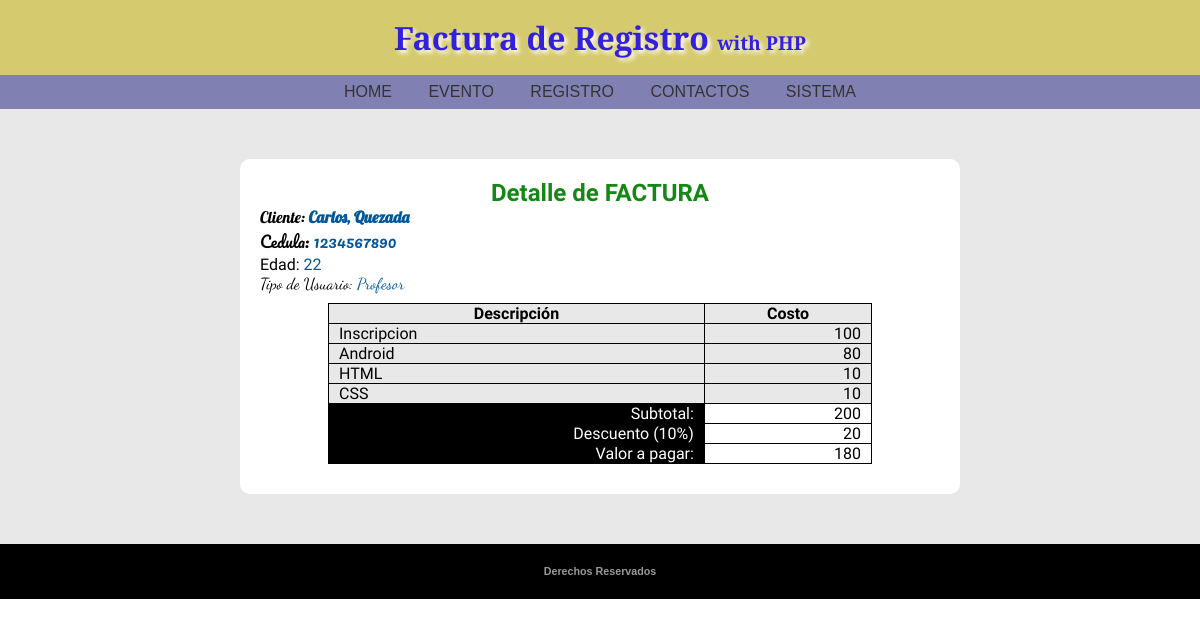
Screenshot of /internas/factura.php?idregistro=9 with the database file from the repository.
### tables this page shows
CREATE TABLE `registros` (
  `id` int(11) NOT NULL,
  `nombres` varchar(100) NOT NULL,
  `apellidos` varchar(100) NOT NULL,
  `direccion` varchar(100) NOT NULL,
  `correo` varchar(100) NOT NULL,
  `cedula` varchar(10) NOT NULL,
  `telefono` varchar(10) NOT NULL,
  `fecha_nacimiento` date NOT NULL,
  `tipo` varchar(1) NOT NULL,
  `curso` varchar(1) NOT NULL,
  `taller` varchar(10) NOT NULL
);

### internas/factura.php (the view, shortened to what this page needs)
<?php
    include("../dll/mysql.php");
    extract($_POST);
    $id = $_GET['idregistro'];
    $nombre="";
    $apellido="";
    $cedula="";
    $edad="";
    $curso="";
    $costo_evento=100;
    $v_curso=80;
    $v_taller=10;
    $desc[0]=0.10;
    $desc[1]=0.20;
    $desc[2]=0.00;
    $valor_curso = 0;
    $valor_taller = 0;
    $usr[0]="Profesor";
    $usr[1]="Estudiante";
    $usr[2]="Externo";
    $tipo=0;
    $sqlregistro = "select * from registros WHERE id = $id";
    $registros = mysqli_query($link, $sqlregistro) or die('error de sql');
    while ($registro = mysqli_fetch_array($registros,MYSQLI_ASSOC)) {
        $nombre = $registro['nombres'];
        $apellido = $registro['apellidos'];
        $cedula = $registro['cedula'];
        $fecha = $registro['fecha_nacimiento'];
        $tiempo = strtotime($fecha);
        $ahora = time();
        $edad = ($ahora-$tiempo)/(60*60*24*365.25);
        $edad = floor($edad);
        switch ($registro['tipo']) {
            case "P":
                $tipo=1;
                break;
        }
        if (isset($registro['curso']) && !empty($registro['curso'])) {
            if ($registro['curso']!= "-"){
                $valor_curso += $v_curso;
                switch ($registro['curso']) {
                    case "A":
                        $curso="Android";
                        break;
                }
            }
        }
        $sqltalleres = "select * from registrotaller rt, talleres t where id_registro = $id and t.id = rt.id_taller";
        $talleres = mysqli_query($link, $sqltalleres) or die('Error SQL consulta tallers');
        $talleres_array = array();
        while ($taller = mysqli_fetch_array($talleres,MYSQLI_ASSOC)) {
            array_push($talleres_array, $taller['nombre']);
            $valor_taller += $v_taller;
        }
    }
    $subtotal = $costo_evento;
    $subtotal += $valor_curso;
    $subtotal += $valor_taller;
    $descaplicado = $desc[$tipo-1];
    $descaplicado = $subtotal * $descaplicado;
    $valor_pago = $subtotal - $descaplicado;
?>
<!DOCTYPE html>
<html lang="es">
<head>
	<link rel="stylesheet" type="text/css" href="../css/estilos.css">
	<link rel="stylesheet" type="text/css" href="../css/icons.css">
</head>
<body>
    <header>
		<h1>Factura de Registro <span class="slogan">with PHP</span></h1>
	</header>
	<nav>
		<a href="">Home</a>
		<a href="">Evento</a>
		<a href="">Registro</a>
		<a href="">Contactos</a>
		<a href="">Sistema</a>
	</nav>
	<main class="lista">
        <section class="factura centrar">
            <h2 class='fuente6'>Detalle de FACTURA</h2>
            <div class="cliente">
                <p class="negro fuente4">Cliente: <span class="negrita azul"><?php echo $nombre .", ". $apellido ?></span></p>
                <p class="negro fuente5">Cedula: <span class="azul"><?php echo $cedula ?></span></p>
                <p class="negro fuente6">Edad: <span class="azul"><?php echo $edad ?></span></p>
                <p class="negro fuente7">Tipo de Usuario: <span class="azul"><?php echo $usr[$tipo-1] ?></span></p>
            </div>
            <div class="items">
                <table class="detalle negro fuente8">
                    <tr>
                        <th>Descripción</th>
                        <th>Costo</th>
                    </tr>
                    <tr>
                        <td class="textizq">Inscripcion</td>
                        <td class="textder"><?php echo $costo_evento ?></td>
                    </tr>
                    <?php
                        if ($curso) { ?>
                            <tr>
                                <td class="textizq"><?php echo $curso ?></td>
                                <td class="textder"><?php echo $v_curso ?></td>
                            </tr>
                    <?php
                        }
                     ?>
                    <?php
                        if (!empty($talleres_array)) {
                            for ($i=0; $i < count($talleres_array); $i++) { ?>
                                <tr>
                                    <td class="textizq"><?php echo $talleres_array[$i] ?></td>
                                    <td class="textder"><?php echo $v_taller ?></td>
                                </tr>
                    <?php
                            }
                        }
                     ?>
                    <tr>
                        <td class="textder fnegro blanco fuente13">Subtotal:</td>
                        <td class="textder fblanco negro fuente13"><?php echo $subtotal ?></td>
                    </tr>
                    <tr>
                        <td class="textder fnegro blanco fuente13">Descuento (<?php echo $desc[$tipo-1]*100 ?>%)</td>
                        <td class="textder fblanco negro fuente13"><?php echo $descaplicado ?></td>
                    </tr>
                    <tr>
                        <td class="textder fnegro blanco fuente13">Valor a pagar:</td>
                        <td class="textder fblanco negro fuente13"><?php echo $valor_pago ?></td>
                    </tr>
                </table>
            </div>
        </section>
	</main>
	<footer>
		<h6>Derechos Reservados</h6>
	</footer>
</body>
</html>

### css/estilos.css (style rules this page uses)
* { padding: 0; margin: 0; }
body { font-family: helvetica; }
header { background: #D6CA6E; color: #fff; }
h1 { text-align: center; }
header h1 { padding: 0.5em 2em; font-family: 'Josefin Slab'; color: #3220DEFF; text-shadow: 3px 3px 4px #FFF; }
header h1 .slogan { font-size: 0.6em; }
nav { background: #8080B2; text-align: center; padding: 0.5em 1em; }
nav a { color: #333; text-decoration: none; text-transform: uppercase; padding: 0.5em 1em; }
main { width: 100%; margin: 0 auto; background: #E8E8E8; }
h2 { text-align: center; }
main h2 { color: #148814; }
footer { background: #000; color: #999; text-align: center; }
footer h6 { padding: 2em 2em; }
.lista { padding: 50px 0px; }
.factura { background: #FFF; font-size: 1em; border-radius: 10px; padding: 20px; margin: 0px 10px; }
.items { margin: 10px 0px; }
.detalle { background: #E8E8E8; }
.items .detalle { width: 80%; margin-left: 10%; margin-right: 10%; }
.cliente { font-size: 1em; }
.centrar { margin-right: 20%; margin-left: 20%; }
.fuente4 { font-family: 'Lobster', cursive; }
.fuente5 { font-family: 'Pacifico', cursive; }
.fuente6 { font-family: 'Shadows Into Light', cursive; }
.fuente7 { font-family: 'Dancing Script', cursive; }
.fuente8 { font-family: 'Kaushan Script', cursive; }
.fuente13 { font-family: 'Handlee', cursive; }
.fnegro { background: #000000; }
.fblanco { background: #FFFFFF; }
.azul { color: #01579B; }
.negro { color: #000000; }
.blanco { color: #FFFFFF; }
.negrita { font-weight: bold; }
table { border-collapse: collapse; font-size: 1em; }
table th { text-align: center; padding: 0px 20px; }
table th, table td { padding: 0px 10px; }
table th, table td { border: 1px solid black; }
.textizq { text-align: left; }
.textder { text-align: right; }

### rows the page displays
registros: nombres "Carlos", apellidos "Quezada", cedula "1234567890", fecha_nacimiento "22", tipo "Profesor", curso "Android", $desc[$tipo-1]*100 "10"

### other values shown
$costo_evento "100"
$v_curso "80"
$talleres_array[$i] "HTML"
$talleres_array[$i] "CSS"
$subtotal "200"
$descaplicado "20"
$valor_pago "180"
